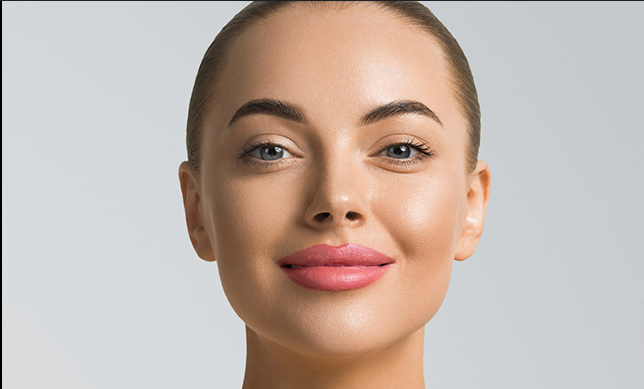
#> input picture DIP Lab 13/face.png, 644 x 389 px
$ jupyter execute code.ipynb
#> lines starting #> are read from the running program, lines starting #| are printed output that depends on the picture
[cell 1]
import cv2
import numpy as np
import matplotlib.pyplot as plt

# Load the image (replace 'your_face_image.jpg' with the path to your image)
image = cv2.imread('face.png')
#> image is the input picture: shape (389, 644, 3); mean B, G, R 173.1, 181.2, 195.7

# Create a rotated copy of the image
center = (image.shape[1] // 2, image.shape[0] // 2)  # center of the image
#> center = (322, 194)
angle = 45  # rotation angle in degrees
scale = 1.0  # scaling factor (1 means no scaling)

rotation_matrix = cv2.getRotationMatrix2D(center, angle, scale)
rotated_image = cv2.warpAffine(image, rotation_matrix, (image.shape[1], image.shape[0]))
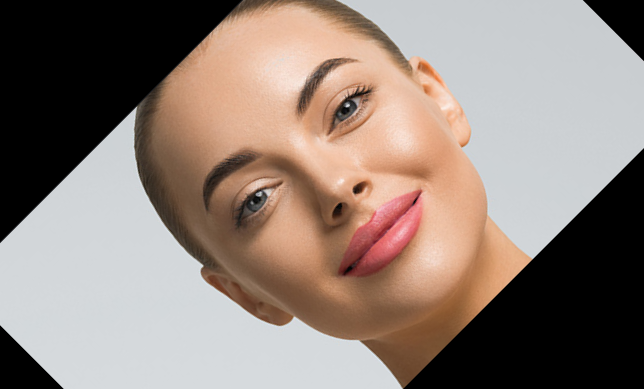
#> rotated_image: shape (389, 644, 3); mean B, G, R 121.4, 130.1, 145.5

# Convert images to grayscale
gray_image = cv2.cvtColor(image, cv2.COLOR_BGR2GRAY)
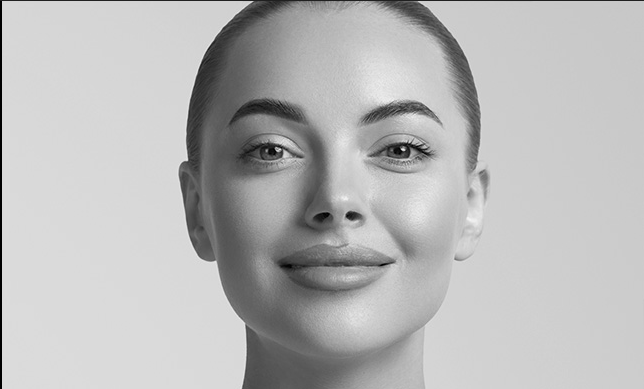
#> gray_image: shape (389, 644); min 0, max 243, mean 184.6
gray_rotated_image = cv2.cvtColor(rotated_image, cv2.COLOR_BGR2GRAY)
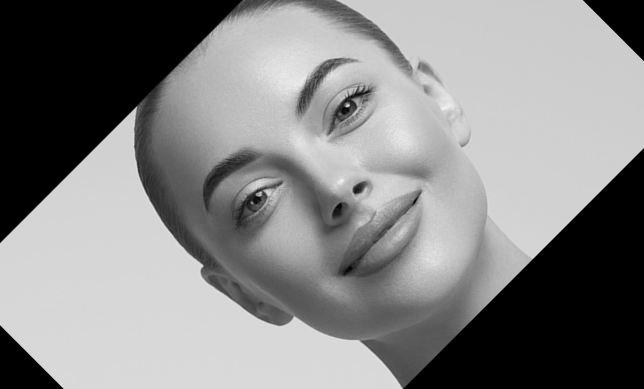
#> gray_rotated_image: shape (389, 644); min 0, max 243, mean 133.7

# Initialize ORB detector (you can use SIFT or SURF as well if available)
orb = cv2.ORB_create()

# Detect features (keypoints) and descriptors
keypoints_image, descriptors_image = orb.detectAndCompute(gray_image, None)
#> keypoints_image = 500 keypoints; strongest (x, y, size): (403, 149, 31), (277, 148, 31), (277, 150, 31), (402, 149, 37.2)
keypoints_rotated_image, descriptors_rotated_image = orb.detectAndCompute(gray_rotated_image, None)
#> keypoints_rotated_image = 500 keypoints; strongest (x, y, size): (348, 105, 31), (347, 106, 37.2), (259, 195, 31), (260, 193, 31)

# Draw keypoints on the images
image_with_keypoints = cv2.drawKeypoints(image, keypoints_image, None, color=(0, 255, 0), flags=0)
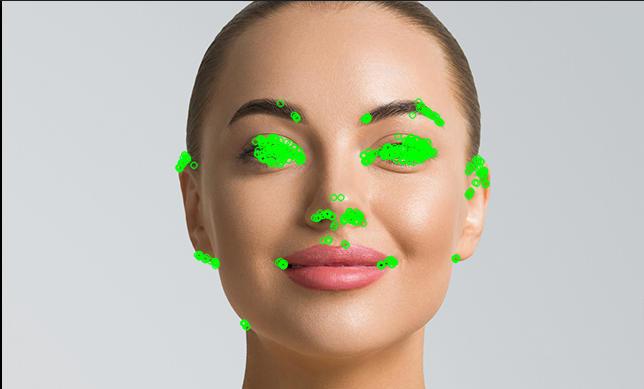
#> image_with_keypoints: shape (389, 644, 3); mean B, G, R 171.3, 183.8, 192.8
rotated_image_with_keypoints = cv2.drawKeypoints(rotated_image, keypoints_rotated_image, None, color=(0, 255, 0), flags=0)
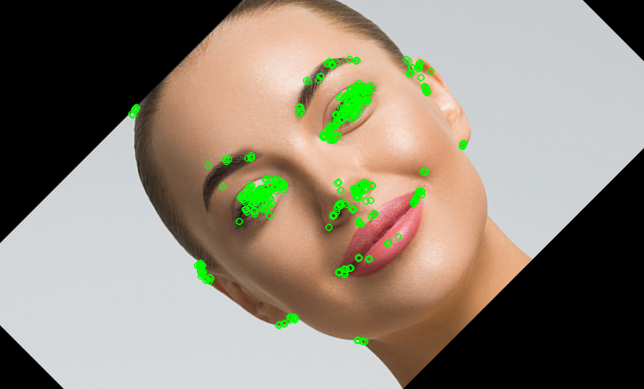
#> rotated_image_with_keypoints: shape (389, 644, 3); mean B, G, R 119.4, 133, 142.3

# Display the images with keypoints
plt.figure(figsize=(10, 5))
plt.subplot(1, 2, 1)
plt.imshow(cv2.cvtColor(image_with_keypoints, cv2.COLOR_BGR2RGB))
plt.title('Original Image with Keypoints')
plt.subplot(1, 2, 2)
plt.imshow(cv2.cvtColor(rotated_image_with_keypoints, cv2.COLOR_BGR2RGB))
plt.title('Rotated Image with Keypoints')
plt.show()
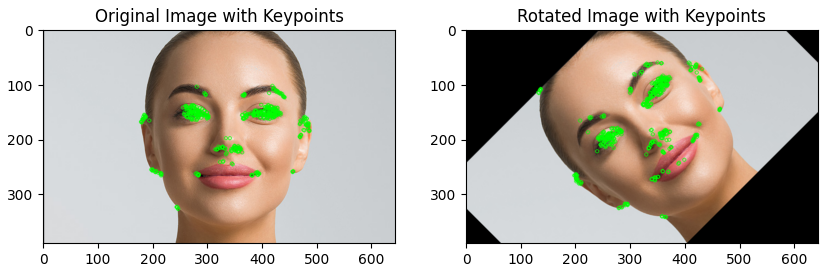
#> figure drawn by matplotlib, 2 panels

[cell 2]
import cv2
import matplotlib.pyplot as plt

# Load the handwritten image
image_path = 'name.png'  # Replace with the path to your image
image = cv2.imread(image_path)
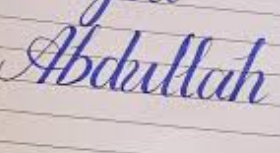
#> input picture DIP Lab 13/name.png, 280 x 153 px
#> image is the input picture: shape (153, 280, 3); mean B, G, R 198, 188.3, 198.9

# Convert to grayscale
gray_image = cv2.cvtColor(image, cv2.COLOR_BGR2GRAY)
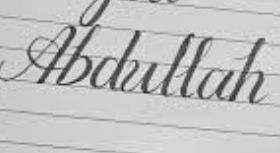
#> gray_image: shape (153, 280); min 28, max 236, mean 192.6

# Initialize ORB detector (you can replace ORB with SIFT or FAST if needed)
orb = cv2.ORB_create()

# Detect keypoints and compute descriptors
keypoints, descriptors = orb.detectAndCompute(gray_image, None)
#> keypoints = 374 keypoints; strongest (x, y, size): (59, 84, 31), (57, 82, 31), (58, 83, 37.2), (122, 89, 31)

# Draw keypoints on the image
image_with_keypoints = cv2.drawKeypoints(image, keypoints, None, color=(0, 255, 0), flags=0)
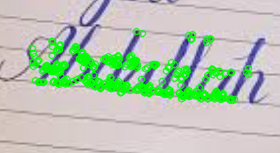
#> image_with_keypoints: shape (153, 280, 3); mean B, G, R 179.9, 198.3, 183.1

# Display the original and keypoint-detected images
plt.figure(figsize=(10, 5))
plt.subplot(1, 2, 1)
plt.imshow(cv2.cvtColor(image, cv2.COLOR_BGR2RGB))
plt.title('Original Image')
plt.subplot(1, 2, 2)
plt.imshow(cv2.cvtColor(image_with_keypoints, cv2.COLOR_BGR2RGB))
plt.title('Image with Keypoints')
plt.show()
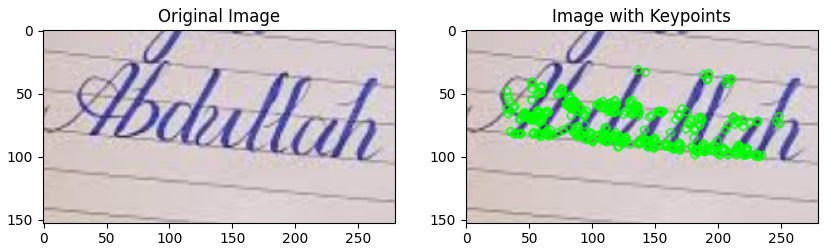
#> figure drawn by matplotlib, 2 panels
